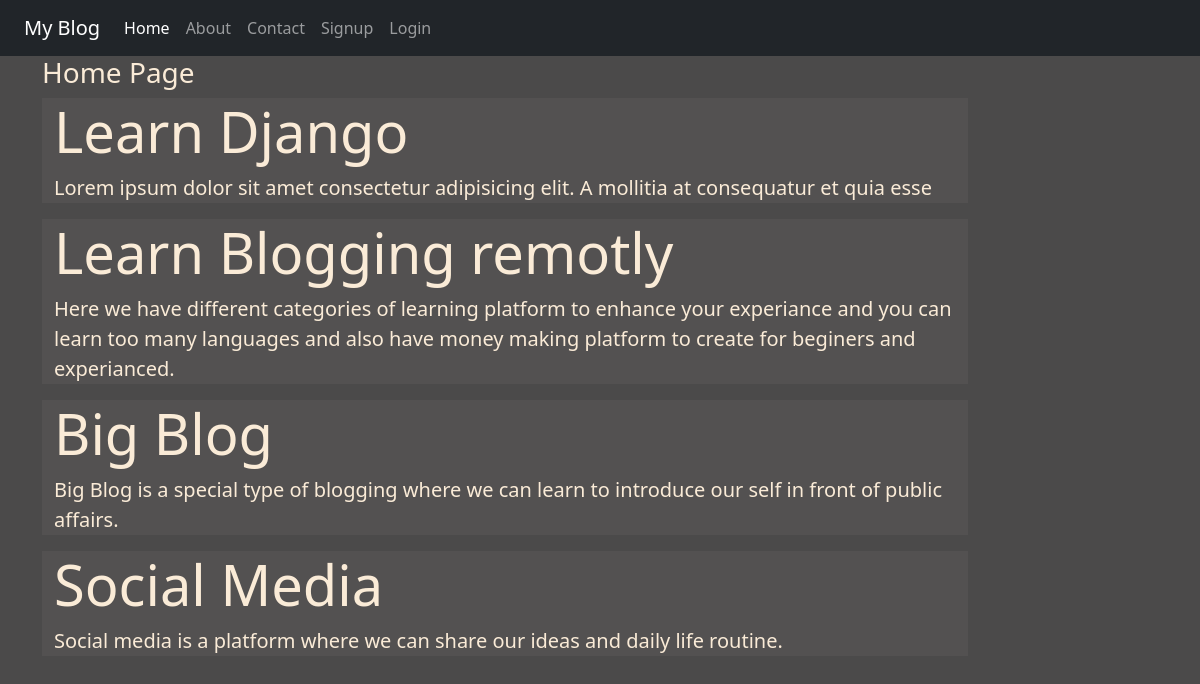
The page / on the database its author committed.
### blog/models.py (models this page shows)
class post(models.Model):
    title= models.CharField(max_length=250)
    desc = models.TextField()

### blog/views.py (the view)
# urls.py: 2. Add a URL to urlpatterns:  path('', views.home, name='home')
def home(request):
    posts=post.objects.all()
    return render(request,'blog/home.html',{'posts':posts})

### blog/templates/blog/home.html
{% extends 'blog/main.html' %}
{% load static %}
{% block content %}
<div class="col-sm-10">
    <h3>Home Page</h3>
  {% for post in posts %}
    <div class="jumbotron jumbotron-fluid jumbo-color">
        <div class="container">
          <h1 class="display-4 font-weight-bold">{{post.title}}</h1>
          <p class="lead">{{post.desc}}</p>
        </div>
      </div>
  {% endfor %}
</div>
{% endblock %}

### blog/static/blog/css/style.css (style rules this page uses)
body { background-color: rgb(75,74,74); color: antiquewhite; }
.jumbo-color { background-color: rgb(83,81,81); }

### rows shown on the page
post: title "Learn Django", desc "Lorem ipsum dolor sit amet consectetur adipisicing elit. A mollitia at consequatur et quia esse"
post: title "Learn Blogging remotly", desc "Here we have different categories of learning platform to enhance your experiance and you can learn too many languages and also have money making platform to create for beginers and experianced."
post: title "Big Blog", desc "Big Blog is a special type of blogging where we can learn to introduce our self in front of public affairs."
post: title "Social Media", desc "Social media is a platform where we can share our ideas and daily life routine."
